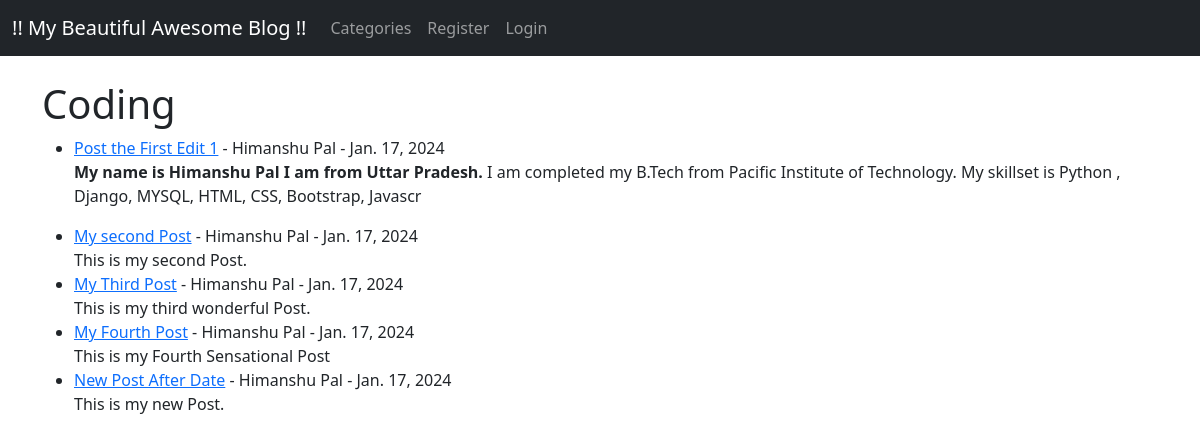
/app/category/coding/, run on the app's committed database.
### app/models.py (models this page shows, shortened)
class Post(models.Model):
    title = models.CharField(max_length=255)
    title_tag = models.CharField(max_length=255)
    author = models.ForeignKey(User,on_delete=models.CASCADE)
    body = models.TextField()
    post_date = models.DateField(auto_now_add=True)
    category = models.CharField(max_length=255, default='coding')

### app/views.py (the view)
# urls.py: path('category/<str:cats>/',CategoryView,name='category'),
def CategoryView(request, cats):
    category_posts = Post.objects.filter(category=cats.replace('-',' '))
    return render(request,'categories.html', {'cats':cats.title().replace('-',' '),'category_posts':category_posts})

### app/templates/categories.html (shortened to what this page needs)
{% extends 'base.html' %}
{% block content %}
{% if category_posts %}
    <h1> {{ cats }} </h1>
    <ul>
    {% for post in category_posts %}
    <li><a href="{% url 'article-detail' post.pk %}">
        {{ post.title }}</a> -
        {{ post.author.first_name }}
        {{ post.author.last_name }} -
        {{ post.post_date }}
        <br>
        {{ post.body|slice:":200" | safe }}
    </li>
    {% endfor %}
    </ul>
{% else %}
<h2> !! Sorry This Page does not Exist. !! </h2>
{% endif %}
{% endblock %}

### data on the page
Post: title "Post the First Edit 1", author.first_name "Himanshu", author.last_name "Pal", post_date "Jan. 17, 2024", body "My name is Himanshu Pal I am from Uttar Pradesh. I am completed my B.Tech from Pacific Institute of Technology. My skillset is Python , Django, MYSQL, HTML, CSS, Bootstrap, Javascr"
Post: title "My second Post", author.first_name "Himanshu", author.last_name "Pal", post_date "Jan. 17, 2024", body "This is my second Post."
Post: title "My Third Post", author.first_name "Himanshu", author.last_name "Pal", post_date "Jan. 17, 2024", body "This is my third wonderful Post."
Post: title "My Fourth Post", author.first_name "Himanshu", author.last_name "Pal", post_date "Jan. 17, 2024", body "This is my Fourth Sensational Post"
Post: title "New Post After Date", author.first_name "Himanshu", author.last_name "Pal", post_date "Jan. 17, 2024", body "This is my new Post."

### other printed values
{{ cats }} "Coding"
